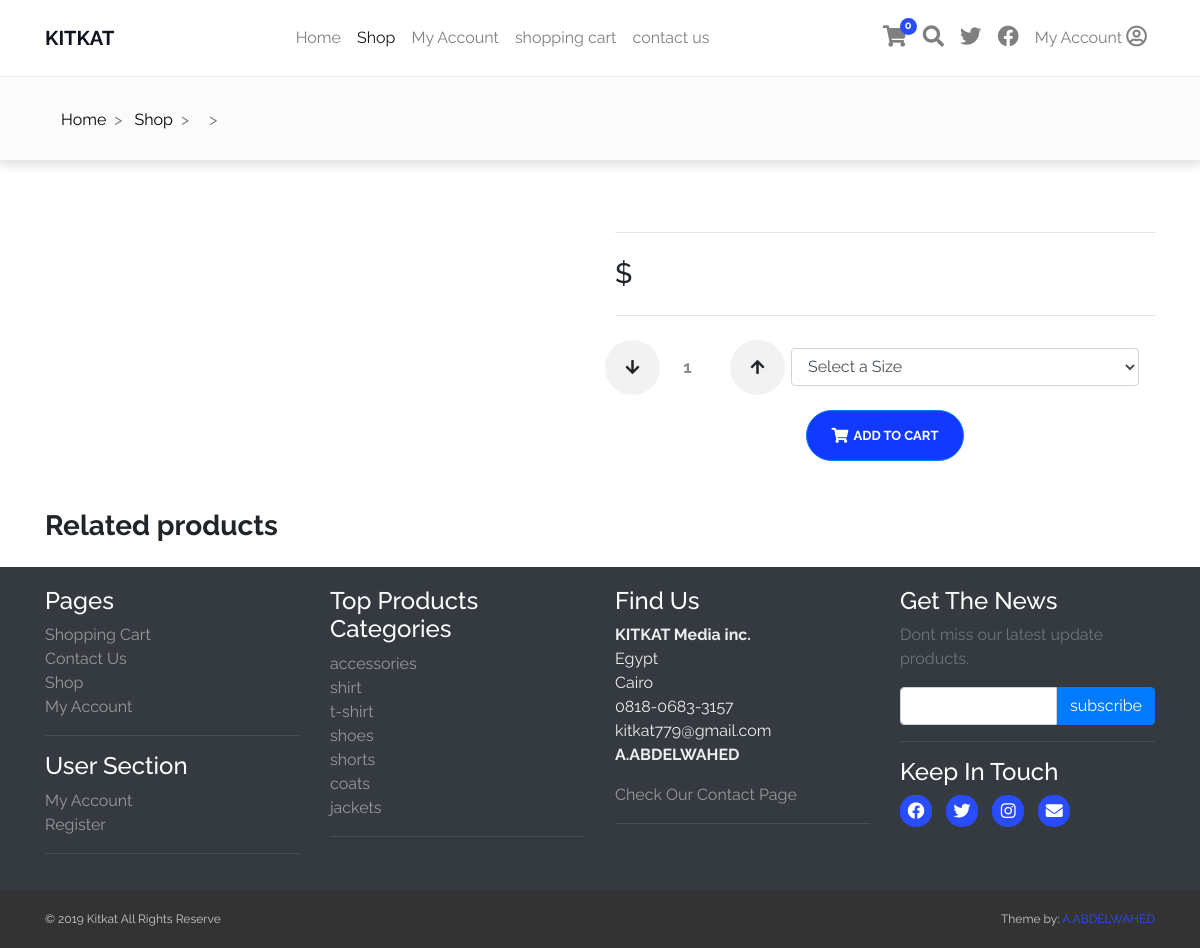
The page /details.php (signed in) on the database its author committed.
### tables this page shows
CREATE TABLE `product_categories` (
  `p_cat_id` int(10) NOT NULL,
  `p_cat_title` text NOT NULL,
  `p_cat_desc` text NOT NULL
);

### functions/functions.php (the view, shortened to what this page needs)
<?php
    $dns        = 'mysql:host=kitkat.test;dbname=kitkat_store';
    $user       = 'root';
    $pass       = '';
    $options    = array (
        PDO::MYSQL_ATTR_INIT_COMMAND => 'SET NAMES UTF8',
        PDO::ATTR_ERRMODE => PDO::ERRMODE_EXCEPTION
    );
    try {
        $con = new PDO($dns, $user, $pass, $options);
    } catch (PDOException $e) {
        echo 'failed To connect ' . $e->getMessage();
    }
    function getPCats() {
        global $con;
        $get_p_cats = "SELECT * FROM product_categories";
        $stmt = $con->query($get_p_cats);
        $result = $stmt->fetchAll(PDO::FETCH_CLASS);
        foreach($result as $p_cat) {
            $product_cat    = $p_cat->p_cat_id;
            $product_title  = $p_cat->p_cat_title;
            echo "
                    <li><a href='shop.php?p_cat=$product_cat'> $product_title  </a></li>
                ";
        }
    }
    function counter_products() {
        $sum_pro = 0;
        echo $sum_pro;
    }
?>

### css/style.css (style rules this page uses)
#footer a { color:#999;padding:0;text-decoration:none }
body { font-family:'Raleway', sans-serif;background:#ffffff }
a { text-decoration:none !important;color:#000;-webkit-transition:.3s;transition:.3s }

### rows shown on the page
product_categories: p_cat_title "accessories"
product_categories: p_cat_title "shirt"
product_categories: p_cat_title "t-shirt"
product_categories: p_cat_title "shoes"
product_categories: p_cat_title "shorts"
product_categories: p_cat_title "coats"
product_categories: p_cat_title "jackets"

### other values the page prints
$sum_pro "0"
